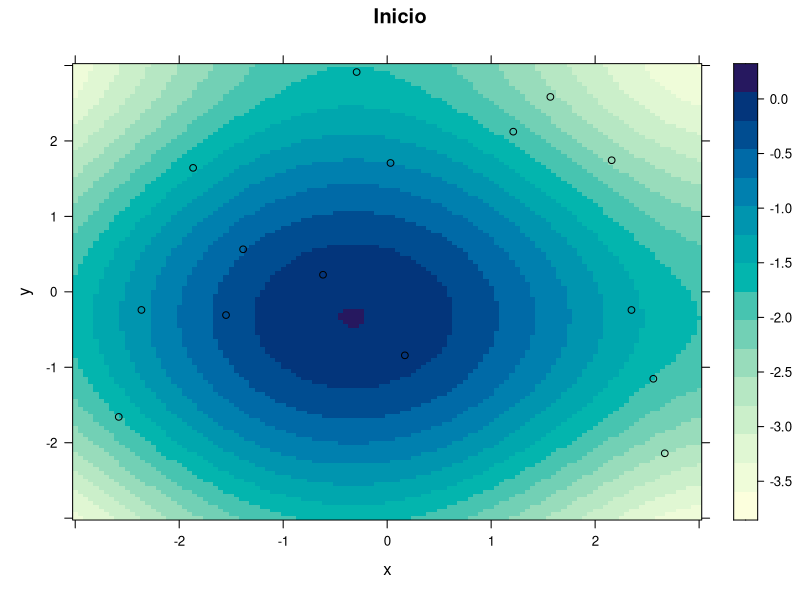
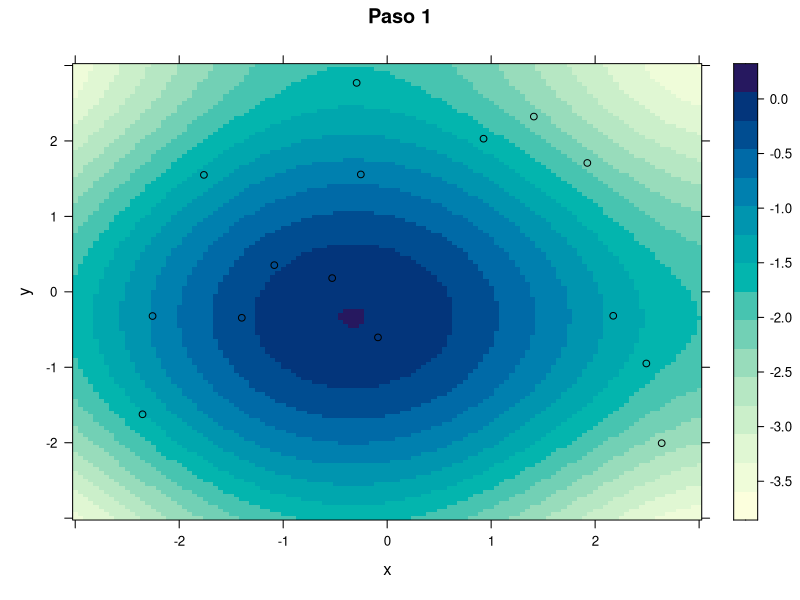
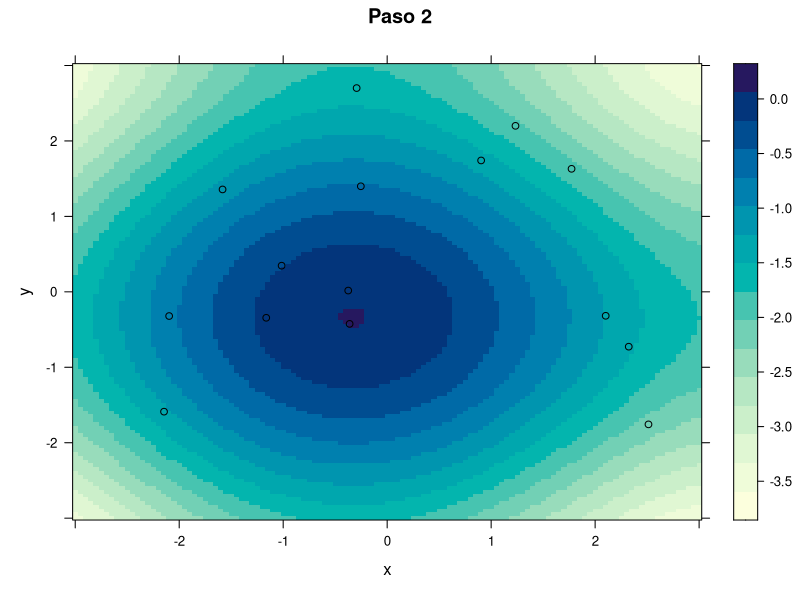
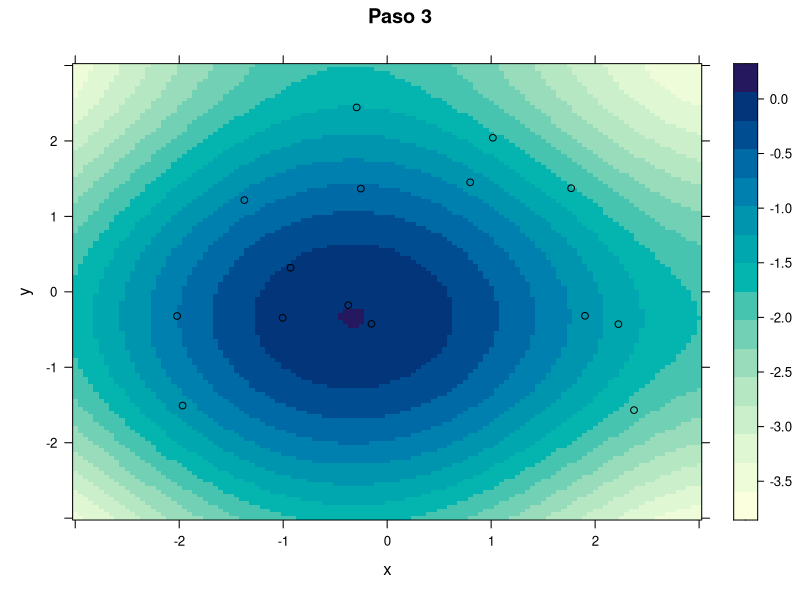
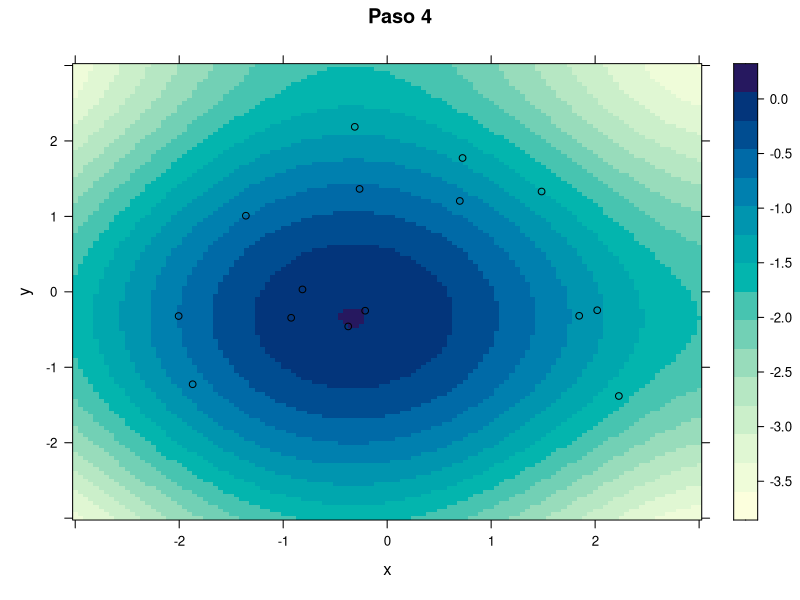
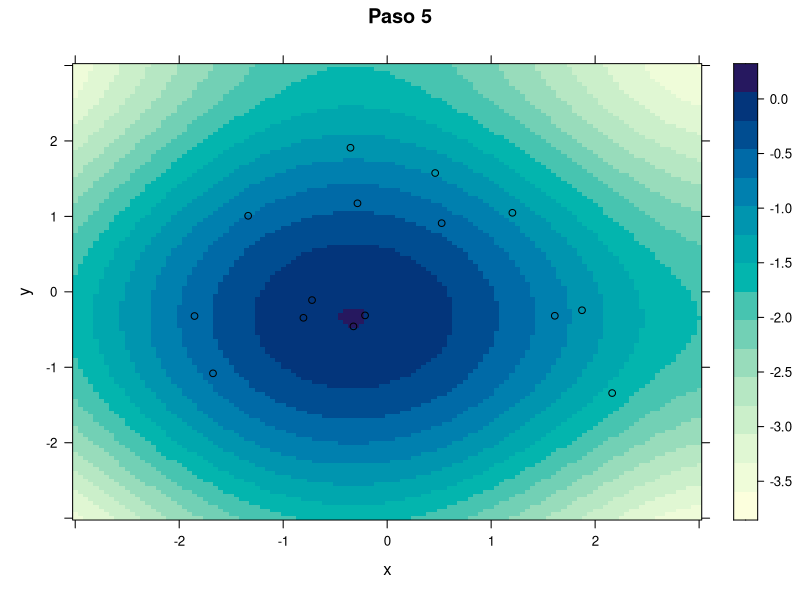
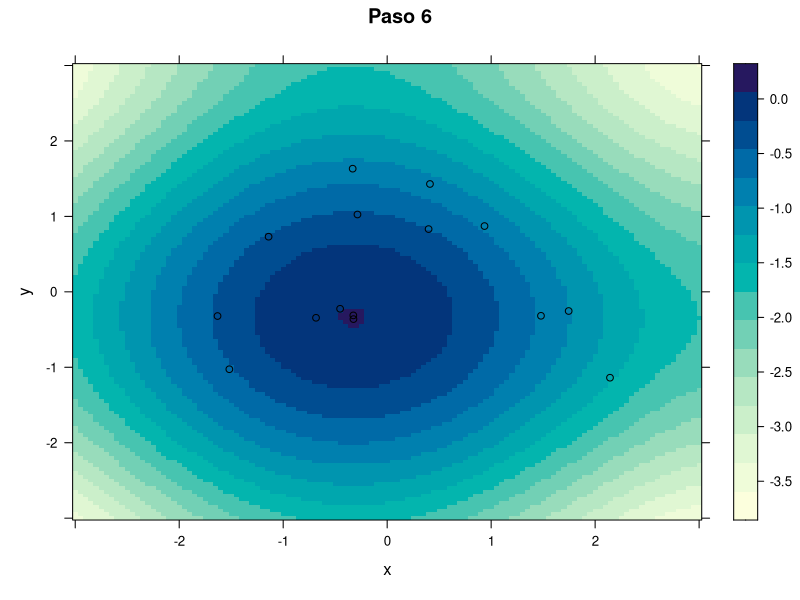
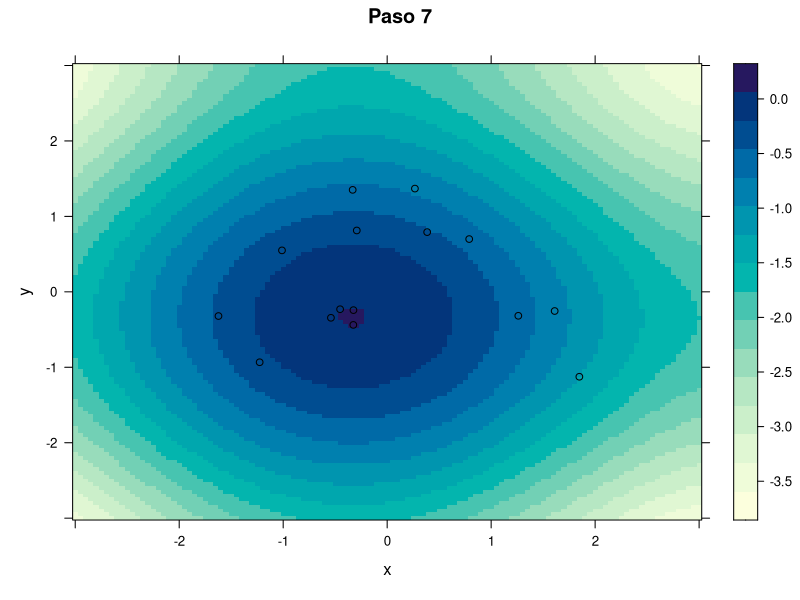

The R script that drew these images, in order:
library(lattice)
library(reshape2)
library(latticeExtra)

g <- function(x, y) {
  return(((x + 0.5)^4 - 30 * x^2 - 20 * x + (y + 0.5)^4 - 30 * y^2 - 20 * y)/100)
}

low <- -3
high <- -low
step <- 0.3

x <- seq(low, high, 0.05)
y <- x
z <- outer(x, y, g)
dimnames(z) <- list(x, y)
d <- melt(z)
names(d) <- c("x", "y", "z")

tmax <- 30
puntos <- 15

coordenadas <- data.frame(x = double(), y = double(), bestgxy = double())
for (n in 1:puntos) {
  currx <- runif(1, low, high)
  curry <- runif(1, low, high)
  coordenadas <- rbind(coordenadas, data.frame(x = currx, y = curry, bestgxy = g(currx, curry)))
}

salida <- paste("p7_flat0.png")
titulo <- paste("Inicio")
plano <- levelplot(z ~ x * y, data = d, main = titulo)
puntoss <- (xyplot(coordenadas$x ~ coordenadas$y, col = "black"))
graficapuntos <- plano + as.layer(puntoss)
png(salida, width = 500, height = 500)
print(graficapuntos)
graphics.off()

for (tiempo in 1:tmax) {
  tablax <- double()
  tablay <- double()
  
  for (n in 1:puntos) {
    delta <- runif(1, 0, step)
    deltax <- c(-delta, 0, delta)
    delta <- runif(1, 0, step)
    deltay <- c(-delta, 0, delta)
    
    #codigo de la practica 4
    vecinosx <- numeric()
    vecinosy <- numeric()
    for (dx in deltax) {
      for (dy in deltay) {
        if (dx != 0 | dy != 0) { # descartar la posicion misma
          vecinosx <- c(vecinosx, dx)
          vecinosy <- c(vecinosy, dy)
        }
      }
    }
    
    tablax <- rbind(tablax, vecinosx + coordenadas$x[n])
    tablay <- rbind(tablay, vecinosy + coordenadas$y[n])
  }
  
  gvecinos <- g(tablax, tablay)
  cambios <- max.col(gvecinos)
  
  for (i in 1:puntos) {
    coordenadas$x[i] <- tablax[i,cambios[i]]
    coordenadas$y[i] <- tablay[i,cambios[i]]
  }
  
  salida <- paste("p7_flat", tiempo, ".png", sep = "")
  titulo <- paste("Paso", tiempo)
  plano <- levelplot(z ~ x * y, data = d, main = titulo)
  puntoss <- (xyplot(coordenadas$x ~ coordenadas$y, col = "black"))
  graficapuntos <- plano + as.layer(puntoss)
  png(salida, width = 500, height = 500)
  print(graficapuntos)
  graphics.off()
  
}
